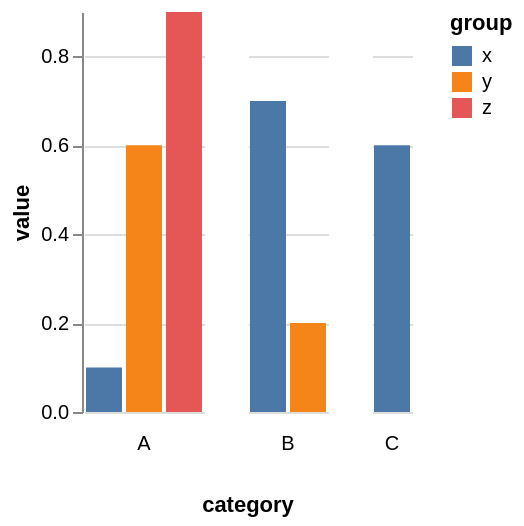

Specify this chart in Vega-Lite:
### Vega specification from a JSON file in a GitHub repository (floating-point values rounded to 4 significant figures)
{"$schema": "https://vega.github.io/schema/vega/v5.json", "background": "white", "padding": 5, "data": [{"name": "source_0", "values": [{"category": "A", "group": "x", "value": 0.1}, {"category": "A", "group": "y", "value": 0.6}, {"category": "A", "group": "z", "value": 0.9}, {"category": "B", "group": "x", "value": 0.7}, {"category": "B", "group": "y", "value": 0.2}, {"category": "C", "group": "x", "value": 0.6}]}, {"name": "data_0", "source": "source_0", "transform": [{"type": "stack", "groupby": ["group", "category"], "field": "value", "sort": {"field": [], "order": []}, "as": ["value_start", "value_end"], "offset": "zero"}, {"type": "filter", "expr": "isValid(datum[\"value\"]) && isFinite(+datum[\"value\"])"}]}, {"name": "column_domain", "source": "data_0", "transform": [{"type": "aggregate", "groupby": ["category"], "fields": ["group"], "ops": ["distinct"], "as": ["distinct_group"]}]}], "signals": [{"name": "child_x_step", "value": 20}, {"name": "child_height", "value": 200}], "layout": {"padding": 20, "titleAnchor": {"column": "end"}, "offset": {"columnTitle": 10}, "columns": {"signal": "length(data('column_domain'))"}, "bounds": "full", "align": "none"}, "marks": [{"name": "column-title", "type": "group", "role": "column-title", "title": {"text": "category", "style": "guide-title", "orient": "bottom", "offset": 10}}, {"name": "row_header", "type": "group", "role": "row-header", "encode": {"update": {"height": {"signal": "child_height"}}}, "axes": [{"scale": "y", "orient": "left", "grid": false, "title": "value", "labelOverlap": true, "tickCount": {"signal": "ceil(child_height/40)"}, "zindex": 0}]}, {"name": "column_footer", "type": "group", "role": "column-footer", "from": {"data": "column_domain"}, "sort": {"field": "datum[\"category\"]", "order": "ascending"}, "title": {"text": {"signal": "\"\" + parent[\"category\"]"}, "style": "guide-label", "frame": "group", "orient": "bottom", "offset": 10}, "encode": {"update": {"width": {"signal": "bandspace(datum[\"distinct_group\"], 0.1, 0.05) * child_x_step"}}}}, {"name": "cell", "type": "group", "style": "cell", "from": {"facet": {"name": "facet", "data": "data_0", "groupby": ["category"], "aggregate": {"fields": ["group"], "ops": ["distinct"], "as": ["distinct_group"]}}}, "sort": {"field": ["datum[\"category\"]"], "order": ["ascending"]}, "encode": {"update": {"width": {"signal": "bandspace(datum[\"distinct_group\"], 0.1, 0.05) * child_x_step"}, "height": {"signal": "child_height"}}}, "marks": [{"name": "child_marks", "type": "rect", "style": ["bar"], "from": {"data": "facet"}, "encode": {"update": {"fill": {"scale": "color", "field": "group"}, "ariaRoleDescription": {"value": "bar"}, "description": {"signal": "\"group: \" + (\"\" + datum[\"group\"]) + \"; value: \" + (!isValid(datum[\"value\"]) || !isFinite(+datum[\"value\"]) ? \"\" + datum[\"value\"] : format(datum[\"value\"], \"\"))"}, "x": {"scale": "child_x", "field": "group"}, "width": {"signal": "max(0.25, bandwidth('child_x'))"}, "y": {"scale": "y", "field": "value_end"}, "y2": {"scale": "y", "field": "value_start"}}}}], "scales": [{"name": "child_x", "type": "band", "domain": {"data": "facet", "field": "group", "sort": true}, "range": {"step": {"signal": "child_x_step"}}, "paddingInner": 0.1, "paddingOuter": 0.05}], "axes": [{"scale": "y", "orient": "left", "gridScale": "child_x", "grid": true, "tickCount": {"signal": "ceil(child_height/40)"}, "domain": false, "labels": false, "aria": false, "maxExtent": 0, "minExtent": 0, "ticks": false, "zindex": 0}]}], "scales": [{"name": "y", "type": "linear", "domain": {"data": "data_0", "fields": ["value_start", "value_end"]}, "range": [{"signal": "child_height"}, 0], "nice": true, "zero": true}, {"name": "color", "type": "ordinal", "domain": {"data": "data_0", "field": "group", "sort": true}, "range": "category"}], "legends": [{"fill": "color", "symbolType": "square", "title": "group"}], "config": {"style": {"cell": {"stroke": "transparent"}}}}
